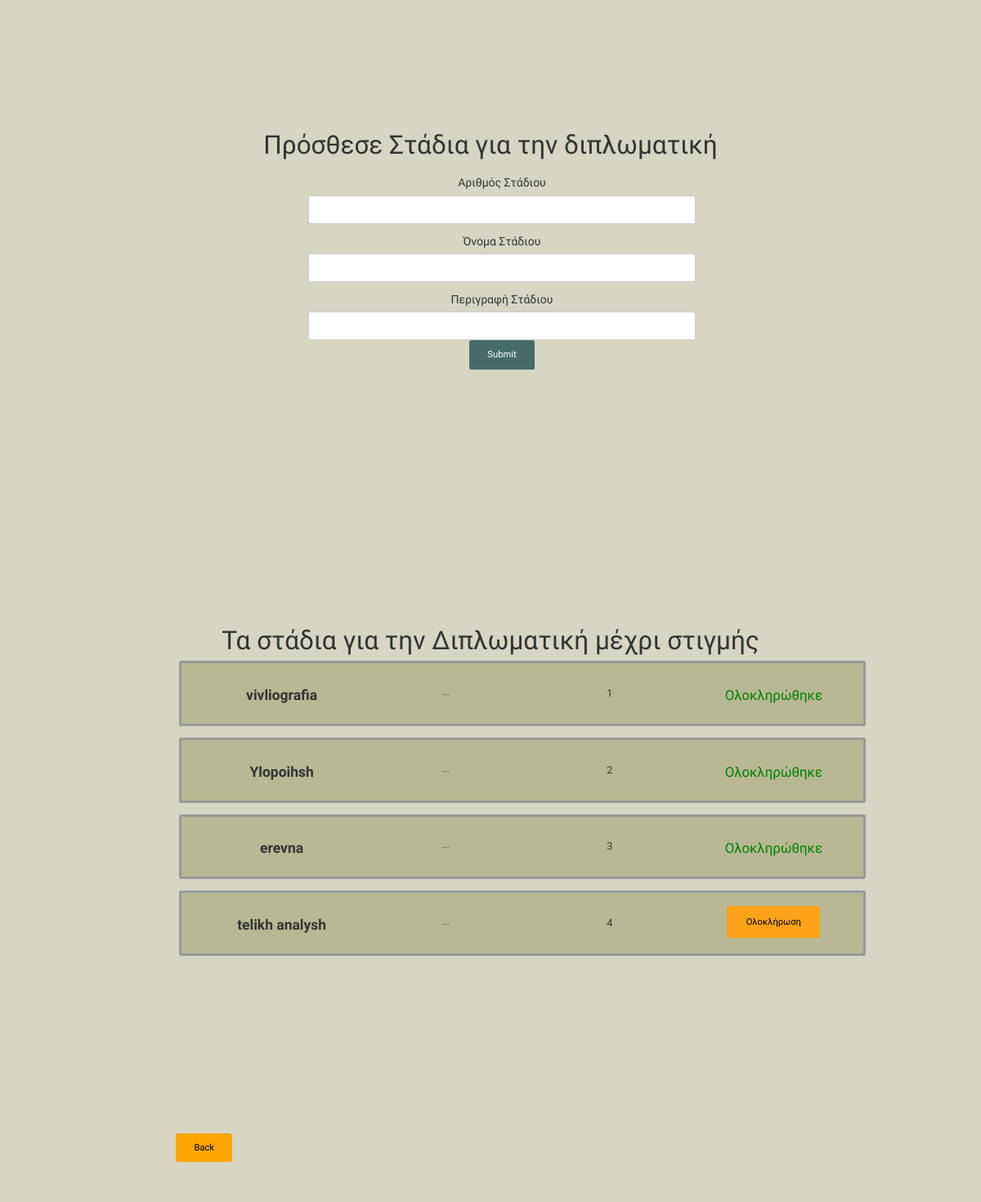
/WebDev/stage.php, run on an earlier commit of the app's database.
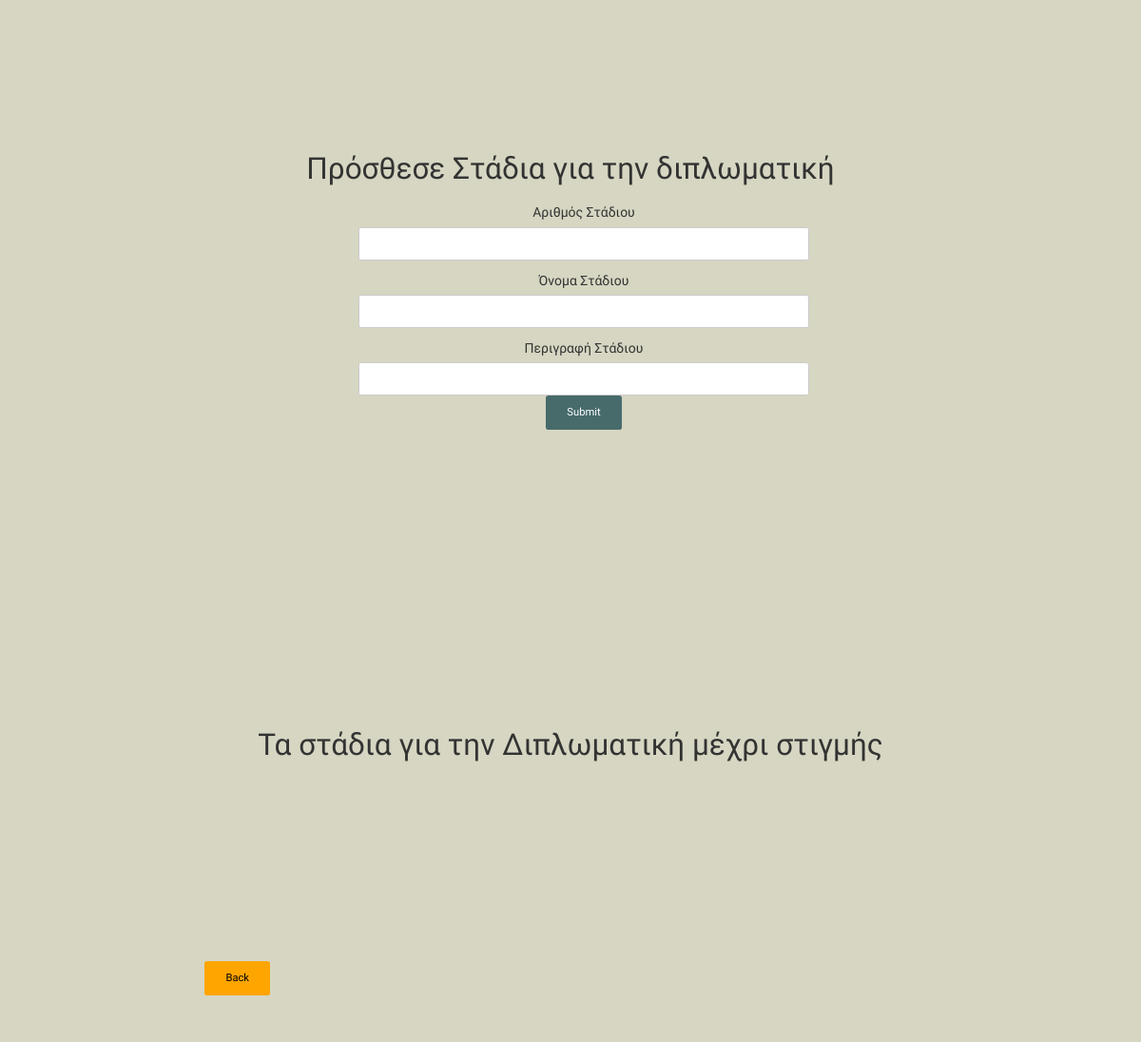
And on a later commit of the database.
### tables this page shows
CREATE TABLE `project_stages` (
  `project_stagesID` int(6) NOT NULL,
  `projectID` int(11) NOT NULL,
  `stage_name` varchar(50) NOT NULL,
  `stage_summary` varchar(50) NOT NULL,
  `stage_number` tinyint(4) NOT NULL,
  `status` varchar(20) NOT NULL,
  `start_date` date NOT NULL,
  `end_date` date NOT NULL
);

### WebDev/stage.php (the view, shortened to what this page needs)
<!DOCTYPE html>
<html lang="en">
<head>
        <link rel="stylesheet" type="text/css" href="css/bootstrap.css">
        <link rel="stylesheet" type="text/css" href="fonts/font-awesome/css/font-awesome.css">
        <link rel="stylesheet" type="text/css" href="css/style.css">
        <link rel="stylesheet" type="text/css" href="css/responsive.css">
    </head>
    <body>
        <div id="tf-service" style="background-color: #d6d6c2; zoom:70%;" >
            <div class="container " style="text-align: center">
                <div class="content" style=" ">
                    <h3 style=" font-size:45px;">Πρόσθεσε Στάδια για την διπλωματική</h3>
                    <ul style="list-style-type:none; align-content:center; ">
                        <form action="" method="post">
                            <h3 style="font-size:20px; font:bold;">Αριθμός Στάδιου</h3>
                            <input style="width:300px;" type="text" name="number">
                            <br>
                            <h3 style="font-size:20px; font:bold;">Όνομα Στάδιου</h3>
                            <input style="width:300px;" type="text" name="stage">
                            <br>
                            <h3 style="font-size:20px; font:bold;">Περιγραφή Στάδιου</h3>
                            <input style="width:300px;" type="text" name="summary">
                            <br>
                            <input name="ready" class="button5" type="submit">
                            <br>
                        </form>
                    </ul>
                </div>
            </div>
            <div id="tf-service" style="background-color: #d6d6c2" >
                <div class="container " style="text-align: center">
                    <div class="content" style=" ">
                        <?php
                        $projectid = $_SESSION["projectID"];
                        $servername = "localhost";
                        $username = "root";
                        $dbname = "webdev";
                        $conn = new mysqli($servername, $username, '', $dbname);
                        $sql = "SELECT * FROM project_stages WHERE projectID='$projectid' ORDER BY stage_number ASC";
                        $result = $conn->query($sql);
                        ?>
                        <h3 style=" font-size:45px;">Τα στάδια για την Διπλωματική μέχρι στιγμής</h3>
                        <ul style="list-style-type:none; align-content:center; ">
                            <?php
                            if ($result->num_rows > 0) {
                                while ($row = $result->fetch_assoc()) {
                                    ?>
                                    <div class="container" style=" border-radius: 4px; border: 5px solid #999999;   padding:2%; background-color:#b8b894; text-align:center;" >
                                        <form id="1" action="" method="post">
                                            <div class="col-md-4" >
                                                <h3 style="font-size:25px;  font-weight: bold;"><?php echo $row["stage_name"] ?></h3>
                                            </div>
                                            <div class="col-md-4">
                                                <h3 style="font-size: 16px;">  <?php echo $row["stage_summary"] ?> </h3>
                                            </div>
                                            <div class="col-md-4 ">
                                                <h3 style=" font-size: 18px;">  <?php echo $row["stage_number"] ?></h3>
                                            </div>
                                            <div class="col-md-4">
                                                <?php if ($row["status"] == 'current') { ?>
                                                <input name="complete" type="submit" class="button button4" style=" align-content:center; border-color:#ffa31a;background-color:#ffa31a; color:black;" value="Ολοκλήρωση">
                                                <?php } else if ($row["status"] == 'pending') { ?>
                                                <h3 style="color:red;"> Προσεχώς</h3>
                                                <?php } else { ?>
                                                <h3 style="color:green;"> Ολοκληρώθηκε</h3>
                                                <?php } ?>
                                            </div>
                                        </form>
                                    </div>
                                    <br>
                                    <?php
                                }
                            }
                            ?>
                        </ul>
                    </div>
                </div>
            </div>
            <div class="container">
                <div class="col-md-12" style="padding:3%">
                    <form id="pp" action="<?php echo $_SESSION["path"]; ?>" method="post">
                        <input name="log" type="submit" class="button5" style="align-content:center; border-color:#ffa31a;color:black; background-color:orange;" value="Back">
                    </form>
                </div>
            </div>
        </div>
    </body>
    </html>

### WebDev/css/style.css (style rules this page uses)
input[type=text] { width: 1000px; box-sizing: border-box; border: 2px solid #ccc; border-radius: 4px; font-size: 18px; color: black; background-color: white; background-image: url('searchicon.png'); background-position: 10px 10px; background-repeat: no-repeat; padding: 12px 20px 12px 40px; -webkit-transition: width 0.4s ease-in-out; transition: width 0.4s ease-in-out; }
html { position: relative; min-height: 100%; }
body, html { font-family: 'Raleway', sans-serif; text-rendering: optimizeLegibility !important; -webkit-font-smoothing: antialiased !important; }
.button5 { background-color: #476b6b ; color: white; padding: 14px 32px; font-size: 16px; border-radius: 4px; border: 1px #5c8a8a; }
input[type=text] { color:black; min-width: 60%; max-width:80%; width: 300px; border-radius: 4px; font-size: 16px; align-content: center; background-color: white; background-position: 10px 10px; background-repeat: no-repeat; -webkit-transition: width 0.4s ease-in-out; transition: width 0.4s ease-in-out; }
@media (min-width: 1200px) { .container { width: 1200px; } }
.content { padding: 15% 0 18% 0; text-align: center; }
#tf-service { padding: 2% 0; }
.button { color: white; padding: 15px 32px; text-align: center; font-size: 16px; margin: auto; }
.button4 { background-color: #476b6b; color: white; font-size: 16px; border-radius: 4px; border: 2px solid #5c8a8a; }

What changed in the data, as far as the page shows it:
removed project_stages: stage_name "vivliografia", stage_summary "...", stage_number "1", status "Ολοκληρώθηκε"
removed project_stages: stage_name "Ylopoihsh", stage_summary "...", stage_number "2", status "Ολοκληρώθηκε"
removed project_stages: stage_name "erevna", stage_summary "...", stage_number "3", status "Ολοκληρώθηκε"
removed project_stages: stage_name "telikh analysh", stage_summary "...", stage_number "4"
